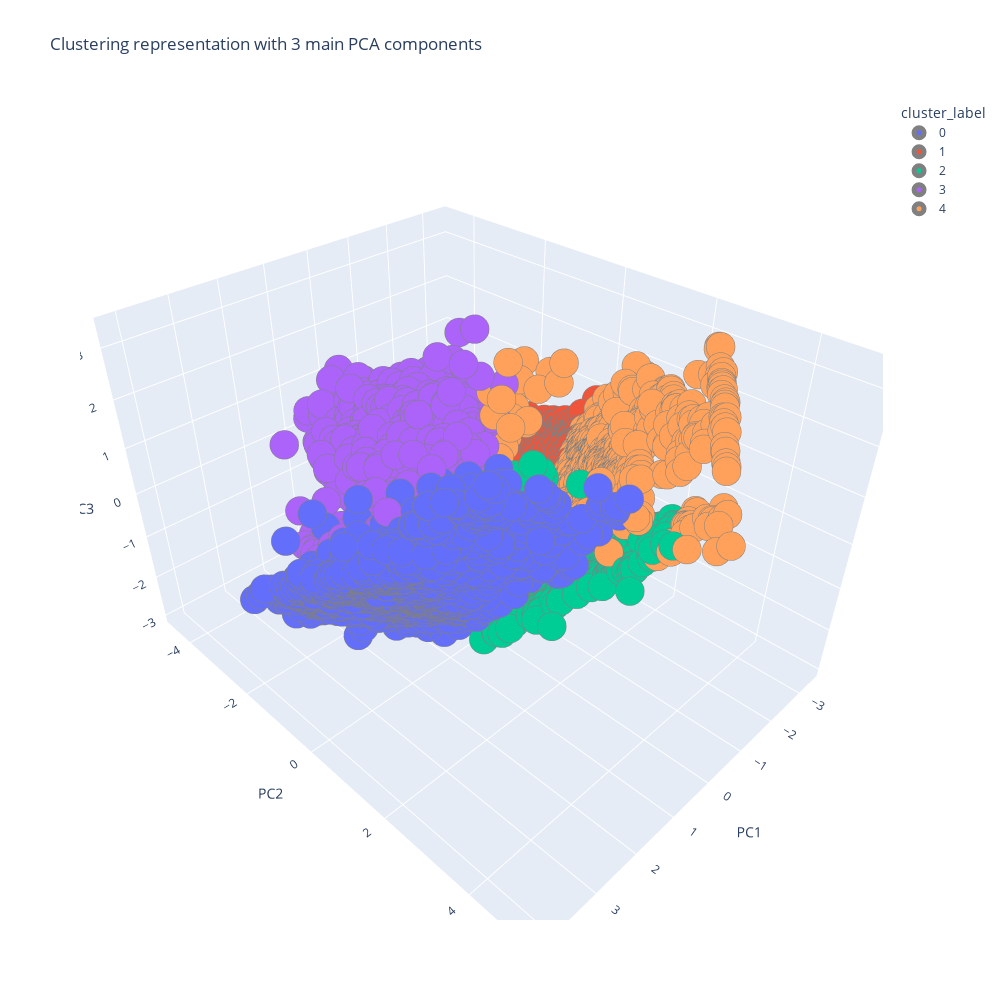

Write notebook code for a chart like this one.
### Code cell
fig = px.scatter_3d(df_pca_labeled.sort_values(by="cluster_label"), x='PC1', y='PC2', z='PC3',color='cluster_label',height = 1000,width = 1000,title="Clustering representation with 3 main PCA components")
fig.update_traces(mode="markers",marker_symbol='circle',marker_size=10,marker_line = dict(color = 'gray',width = 5)).show()

### Figure 1 — Plotly figure (JSON) as saved in the notebook; plotly's stock layout.template omitted (floating-point values rounded to 4 significant figures; data arrays with more than 128 entries replaced by an {"elided": "..."} marker saying what was removed)
{"data": [{"hovertemplate": "cluster_label=0<br>PC1=%{x}<br>PC2=%{y}<br>PC3=%{z}<extra></extra>", "legendgroup": "0", "marker": {"color": "#636efa", "line": {"color": "gray", "width": 5}, "size": 10, "symbol": "circle"}, "mode": "markers", "name": "0", "scene": "scene", "showlegend": true, "type": "scatter3d", "x": {"elided": "2353 float values"}, "y": {"elided": "2353 float values"}, "z": {"elided": "2353 float values"}}, {"hovertemplate": "cluster_label=1<br>PC1=%{x}<br>PC2=%{y}<br>PC3=%{z}<extra></extra>", "legendgroup": "1", "marker": {"color": "#EF553B", "line": {"color": "gray", "width": 5}, "size": 10, "symbol": "circle"}, "mode": "markers", "name": "1", "scene": "scene", "showlegend": true, "type": "scatter3d", "x": {"elided": "2160 float values"}, "y": {"elided": "2160 float values"}, "z": {"elided": "2160 float values"}}, {"hovertemplate": "cluster_label=2<br>PC1=%{x}<br>PC2=%{y}<br>PC3=%{z}<extra></extra>", "legendgroup": "2", "marker": {"color": "#00cc96", "line": {"color": "gray", "width": 5}, "size": 10, "symbol": "circle"}, "mode": "markers", "name": "2", "scene": "scene", "showlegend": true, "type": "scatter3d", "x": {"elided": "1182 float values"}, "y": {"elided": "1182 float values"}, "z": {"elided": "1182 float values"}}, {"hovertemplate": "cluster_label=3<br>PC1=%{x}<br>PC2=%{y}<br>PC3=%{z}<extra></extra>", "legendgroup": "3", "marker": {"color": "#ab63fa", "line": {"color": "gray", "width": 5}, "size": 10, "symbol": "circle"}, "mode": "markers", "name": "3", "scene": "scene", "showlegend": true, "type": "scatter3d", "x": {"elided": "1822 float values"}, "y": {"elided": "1822 float values"}, "z": {"elided": "1822 float values"}}, {"hovertemplate": "cluster_label=4<br>PC1=%{x}<br>PC2=%{y}<br>PC3=%{z}<extra></extra>", "legendgroup": "4", "marker": {"color": "#FFA15A", "line": {"color": "gray", "width": 5}, "size": 10, "symbol": "circle"}, "mode": "markers", "name": "4", "scene": "scene", "showlegend": true, "type": "scatter3d", "x": {"elided": "1433 float values"}, "y": {"elided": "1433 float values"}, "z": {"elided": "1433 float values"}}], "layout": {"height": 1000, "legend": {"title": {"text": "cluster_label"}, "tracegroupgap": 0}, "scene": {"domain": {"x": [0, 1], "y": [0, 1]}, "xaxis": {"title": {"text": "PC1"}}, "yaxis": {"title": {"text": "PC2"}}, "zaxis": {"title": {"text": "PC3"}}}, "title": {"text": "Clustering representation with 3 main PCA components"}, "width": 1000}}
